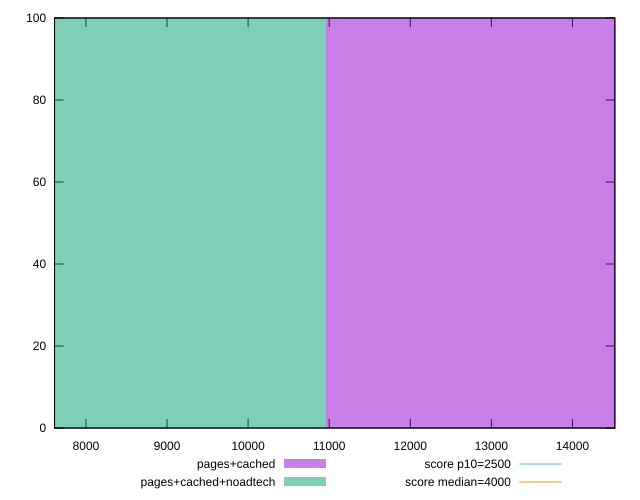

Generate this figure with gnuplot:
reset

$pagesCached <<EOF
14620.673259181905 100
EOF

$pagesCachedNoadtech <<EOF
7310.336629590953 100
EOF

set key outside below
set boxwidth 7310.336629590953
set xrange [7613.0380000000005:14522.558000000005]
set yrange [0:100]
set trange [0:100]
set style fill transparent solid 0.5 noborder

set parametric
set terminal svg size 640, 500 enhanced background rgb 'white'
set output "report_00019_2021-02-10T18-14-37.922Z//largest-contentful-paint/comparison/histogram/1_vs_2.svg"

plot $pagesCached title "pages+cached" with boxes, \
     $pagesCachedNoadtech title "pages+cached+noadtech" with boxes, \
     2500,t title "score p10=2500", \
     4000,t title "score median=4000"

reset
